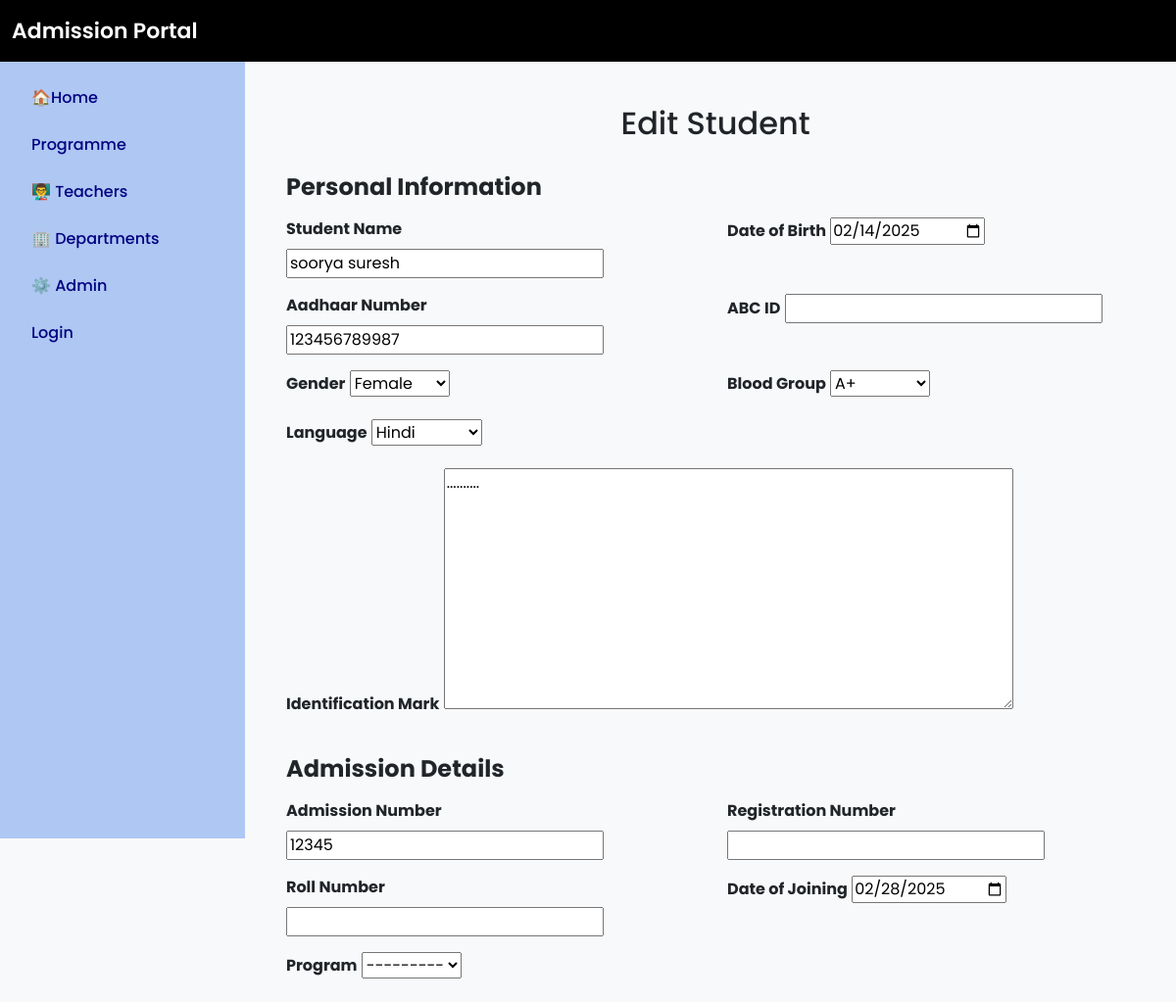
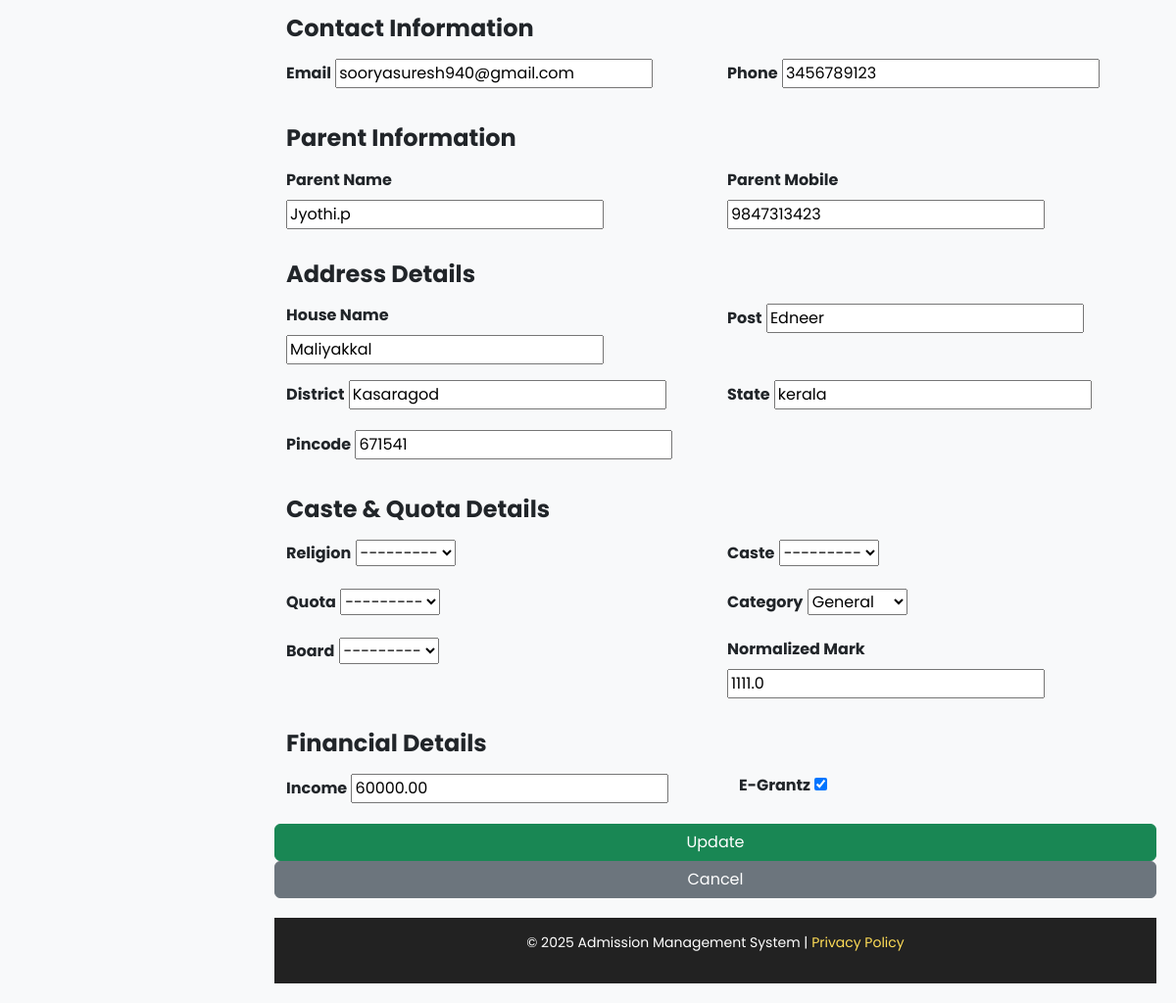
Page /students/edit/1/ on the committed database (2 pictures, top to bottom).
### admission/models.py (models this page shows, shortened)
class Student(models.Model):
    user = models.OneToOneField(User, on_delete=models.CASCADE,null=True,default=None)
    stud_name = models.CharField(max_length=100)
    stud_adm_no = models.CharField(max_length=20, unique=True)
    stud_reg_no = models.CharField(max_length=20, unique=True, blank=True, null=True)
    stud_roll_no = models.CharField(max_length=20, unique=True, blank=True, null=True)
    aadhaar = models.CharField(max_length=12, unique=True)
    abc_id = models.CharField(max_length=50, blank=True, null=True)
    email = models.EmailField(unique=True)
    phone = models.CharField(max_length=15)
    dob = models.DateField()
    caste = models.ForeignKey(Caste, on_delete=models.SET_NULL, blank=True, null=True)  # Foreign Key to Caste
    religion = models.ForeignKey(Religion, on_delete=models.SET_NULL, blank=True, null=True)  # Foreign Key to Religion
    quota = models.ForeignKey(Quota, on_delete=models.SET_NULL, blank=True, null=True)
    category = models.ForeignKey(Category, on_delete=models.SET_NULL, blank=True, null=True)
    program= models.ForeignKey(Program, on_delete=models.SET_NULL, blank=True, null=True)  # Foreign Key to Quota# Foreign Key to Quota
    pathway= models.ForeignKey(Pathway, on_delete=models.SET_NULL, blank=True, null=True)  # Foreign Key to Quota# Foreign Key to Quota
    board=models.ForeignKey(Board, on_delete=models.SET_NULL, blank=True, null=True)
    normalized_mark = models.FloatField(default=0.0)
    parent_name = models.CharField(max_length=100)
    parent_mob = models.CharField(max_length=15)
    house_name = models.CharField(max_length=100)
    post = models.CharField(max_length=50)
    district = models.CharField(max_length=50)
    state = models.CharField(max_length=50)
    pincode = models.CharField(max_length=10)
    date_of_joining = models.DateField()
    income = models.DecimalField(max_digits=10, decimal_places=2, blank=True, null=True)
    egrantz = models.BooleanField(default=False)
    status = models.BooleanField(default=True)  # Active/Inactive
    gender = models.CharField(max_length=10, choices=[('Male', 'Male'), ('Female', 'Female'), ('Other', 'Other')])
    blood_group = models.CharField(max_length=5, choices=[('A+', 'A+'), ('A-', 'A-'), ('B+', 'B-'), ('O+', 'O-'), ('AB+', 'AB-')])
    language=models.CharField(max_length=10, choices=[('Malayalam', 'Malayalam'), ('Hindi', 'Hindi')] ,default='Malayalam')
    identification_mark = models.TextField(blank=True, null=True)

### admission/views.py (the view)
# urls.py: path('students/edit/<int:student_id>/', views.edit_student, name='edit_student'),  # Edit student
def edit_student(request, student_id):
    student = get_object_or_404(Student, id=student_id)
    if request.method == "POST":
        form = StudentForm(request.POST, request.FILES, instance=student)
        if form.is_valid():
            form.save()
            return redirect("manage_student")  # Redirect to student list
    else:
        form = StudentForm(instance=student)
    return render(request, "edit_student.html", {"form": form})

### admission/forms.py (shortened to what this page needs)
class StudentForm(forms.ModelForm):
    class Meta:
        model = Student
        fields = '__all__'  # Includes all fields from the model
        exclude = ['user']
        stud_reg_no = forms.CharField(required=False)  # ✅ Optional
        stud_adm_no = forms.CharField(required=False)  # ✅ Optional
        stud_roll_no = forms.CharField(required=False)  # ✅
        caste = forms.ModelChoiceField(queryset=Caste.objects.all(), required=False)
        religion = forms.ModelChoiceField(queryset=Religion.objects.all(), required=False)
        quota = forms.ModelChoiceField(queryset=Quota.objects.all(), required=False)
        category = forms.ModelChoiceField(queryset=Category.objects.all(), empty_label="Select Category", required=True)
        normalized_mark = forms.FloatField(widget=forms.NumberInput(attrs={'step': '0.01'}))
        widgets = {
            'dob': forms.DateInput(attrs={'type': 'date'}),
            'date_of_joining': forms.DateInput(attrs={'type': 'date'}),
            'egrantz': forms.CheckboxInput(),
            'status': forms.CheckboxInput(),
        }

### admission/models.py (called while the page is built)
    def __str__(self):
        return self.name

### admission/templates/edit_student.html (shortened to what this page needs)
{% extends 'base.html' %}
{% block content %}
<div class="container mt-4">
    <h2 class="text-center">Edit Student</h2>
    <form method="POST" enctype="multipart/form-data" class="mt-3">
        <div class="row">
            <h4 class="mt-3 mb-3"><strong>Personal Information</strong></h4>
            <div class="col-md-6 mb-3">
                <label class="form-label fw-bold">Student Name</label>
                {{ form.stud_name }}
            </div>
            <div class="col-md-6 mb-3">
                <label class="form-label fw-bold">Date of Birth</label>
                {{ form.dob }}
            </div>
            <div class="col-md-6 mb-3">
                <label class="form-label fw-bold">Aadhaar Number</label>
                {{ form.aadhaar }}
            </div>
            <div class="col-md-6 mb-3">
                <label class="form-label fw-bold">ABC ID</label>
                {{ form.abc_id }}
            </div>
            <div class="col-md-6 mb-3">
                <label class="form-label fw-bold">Gender</label>
                {{ form.gender }}
            </div>
            <div class="col-md-6 mb-3">
                <label class="form-label fw-bold">Blood Group</label>
                {{ form.blood_group }}
            </div>
            <div class="col-md-6 mb-3">
                <label class="form-label fw-bold">Language</label>
                {{ form.language }}
            </div>
            <div class="col-md-12 mb-3">
                <label class="form-label fw-bold">Identification Mark</label>
                {{ form.identification_mark }}
            </div>
            <h4 class="mt-3 mb-3"><strong>Admission Details</strong></h4>
            <div class="col-md-6 mb-3">
                <label class="form-label fw-bold">Admission Number</label>
                {{ form.stud_adm_no }}
            </div>
            <div class="col-md-6 mb-3">
                <label class="form-label fw-bold">Registration Number</label>
                {{ form.stud_reg_no }}
            </div>
            <div class="col-md-6 mb-3">
                <label class="form-label fw-bold">Roll Number</label>
                {{ form.stud_roll_no }}
            </div>
            <div class="col-md-6 mb-3">
                <label class="form-label fw-bold">Date of Joining</label>
                {{ form.date_of_joining }}
            </div>
            <div class="col-md-6 mb-3">
                <label class="form-label fw-bold">Program</label>
                {{ form.program }}
            </div>
            <h4 class="mt-3 mb-3"><strong>Contact Information</strong></h4>
            <div class="col-md-6 mb-3">
                <label class="form-label fw-bold">Email</label>
                {{ form.email }}
            </div>
            <div class="col-md-6 mb-3">
                <label class="form-label fw-bold">Phone</label>
                {{ form.phone }}
            </div>
            <h4 class="mt-3 mb-3"><strong>Parent Information</strong></h4>
            <div class="col-md-6 mb-3">
                <label class="form-label fw-bold">Parent Name</label>
                {{ form.parent_name }}
            </div>
            <div class="col-md-6 mb-3">
                <label class="form-label fw-bold">Parent Mobile</label>
                {{ form.parent_mob }}
            </div>
            <h4 class="mt-3 mb-3"><strong>Address Details</strong></h4>
            <div class="col-md-6 mb-3">
                <label class="form-label fw-bold">House Name</label>
                {{ form.house_name }}
            </div>
            <div class="col-md-6 mb-3">
                <label class="form-label fw-bold">Post</label>
                {{ form.post }}
            </div>
            <div class="col-md-6 mb-3">
                <label class="form-label fw-bold">District</label>
                {{ form.district }}
            </div>
            <div class="col-md-6 mb-3">
                <label class="form-label fw-bold">State</label>
                {{ form.state }}
            </div>
            <div class="col-md-6 mb-3">
                <label class="form-label fw-bold">Pincode</label>
                {{ form.pincode }}
            </div>
            <h4 class="mt-3 mb-3"><strong>Caste & Quota Details</strong></h4>
            <div class="col-md-6 mb-3">
                <label class="form-label fw-bold">Religion</label>
                {{ form.religion }}
            </div>
            <div class="col-md-6 mb-3">
                <label class="form-label fw-bold">Caste</label>
                {{ form.caste }}
            </div>
            <div class="col-md-6 mb-3">
                <label class="form-label fw-bold">Quota</label>
                {{ form.quota }}
            </div>
            <div class="col-md-6 mb-3">
                <label class="form-label fw-bold">Category</label>
                {{ form.category }}
            </div>
            <div class="col-md-6 mb-3">
                <label class="form-label fw-bold">Board</label>
                {{ form.board }}
            </div>
            <div class="col-md-6 mb-3">
                <label class="form-label fw-bold">Normalized Mark</label>
                {{ form.normalized_mark }}
            </div>
            <h4 class="mt-3 mb-3"><strong>Financial Details</strong></h4>
            <div class="col-md-6 mb-3">
                <label class="form-label fw-bold">Income</label>
                {{ form.income }}
            </div>
            <div class="col-md-6 mb-3 form-check">
                <label class="form-check-label fw-bold">E-Grantz</label>
                {{ form.egrantz }}
            </div>
        <button type="submit" class="btn btn-success">Update</button>
        <a href="{% url 'manage_student' %}" class="btn btn-secondary">Cancel</a>
    </form>
</div>
{% endblock %}

### templates/base.html (style rules this page uses)
body { font-family: 'Poppins', sans-serif; background: #f8f9fa; display: flex; min-height: 100vh; flex-direction: column; }

### rows in the picture
Student: stud_name "soorya suresh", dob "02/14/2025", aadhaar "123456789987", gender "Female", blood_group "A+", language "Hindi", identification_mark "..........", stud_adm_no "12345", date_of_joining "02/28/2025", program "---------", email "sooryasuresh940@gmail.com", phone "3456789123", parent_name "Jyothi.p", parent_mob "9847313423", house_name "Maliyakkal", post "Edneer", district "Kasaragod", state "kerala", pincode "671541", religion "---------", caste "---------", quota "---------", category "General", board "---------", normalized_mark "1111.0", income "60000.00", egrantz "☑"
